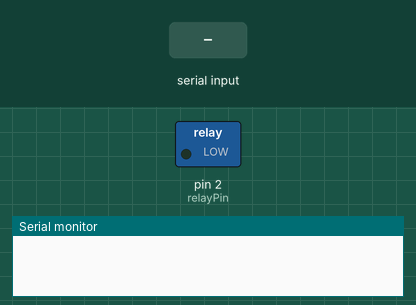
Bench run of a sketch on a simulated Arduino Uno, built with avr-gcc and run on an emulated ATmega328P. On the bench: switched loads named in the sketch (green lamp = pin HIGH), the last lines printed to the serial monitor. The inputs (shaded band) are chosen by the test bench.

Above: at 1.2 s.
1.3 s: "1" received over Serial
At 2.2 s:
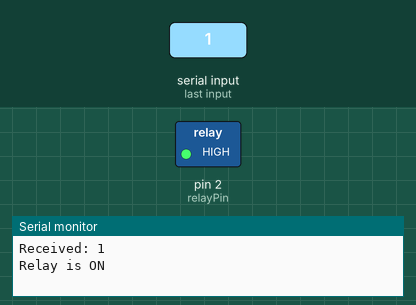
2.9 s: "0" received over Serial
At 3.5 s:
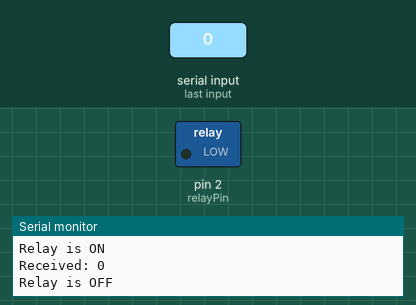
Timing chart, 0 to 5.9 s (numbered marks = the images above; inputs shaded):
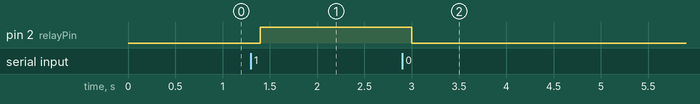

Measured:
- after the input at 1.3 s, pin 2 (relayPin): LOW → HIGH after 0.10 s
- after the input at 2.9 s, pin 2 (relayPin): HIGH → LOW after 0.10 s

The sketch:

bluetooth_hc-05_with_relay.ino
```cpp
int relayPin = 2; // Pin connected to the relay

void setup() {
  // Initialize serial communication at 9600 baud rate (the default for HC-05)
  Serial.begin(9600);

  // Set the relay pin as output
  pinMode(relayPin, OUTPUT);

}

void loop() {
  // Check if there is any data coming from the Bluetooth module
  if (Serial.available()) {
    char data = Serial.read(); // Read one character from the Bluetooth

    // Print received data to the serial monitor
    Serial.print("Received: ");
    Serial.println(data);

    // Control the relay based on received data
    if (data == '1') {
      digitalWrite(relayPin, HIGH); // Turn ON the relay
      Serial.println("Relay is ON");
    } else if (data == '0') {
      digitalWrite(relayPin, LOW); // Turn OFF the relay
      Serial.println("Relay is OFF");
    }
  }

  // Add a small delay to avoid reading the same value repeatedly
  delay(100);
}
```
